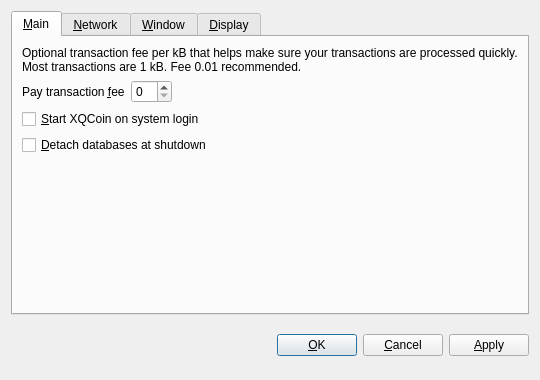
<?xml version="1.0" encoding="UTF-8"?>
<ui version="4.0">
 <class>OptionsDialog</class>
 <widget class="QDialog" name="OptionsDialog">
  <property name="geometry">
   <rect>
    <x>0</x>
    <y>0</y>
    <width>540</width>
    <height>380</height>
   </rect>
  </property>
  <property name="windowTitle">
   <string>Options</string>
  </property>
  <property name="modal">
   <bool>true</bool>
  </property>
  <layout class="QVBoxLayout" name="verticalLayout">
   <item>
    <widget class="QTabWidget" name="tabWidget">
     <property name="tabPosition">
      <enum>QTabWidget::North</enum>
     </property>
     <property name="currentIndex">
      <number>0</number>
     </property>
     <widget class="QWidget" name="tabMain">
      <attribute name="title">
       <string>&amp;Main</string>
      </attribute>
      <layout class="QVBoxLayout" name="verticalLayout_Main">
       <item>
        <widget class="QLabel" name="transactionFeeInfoLabel">
         <property name="text">
          <string>Optional transaction fee per kB that helps make sure your transactions are processed quickly. Most transactions are 1 kB. Fee 0.01 recommended.</string>
         </property>
         <property name="textFormat">
          <enum>Qt::PlainText</enum>
         </property>
         <property name="wordWrap">
          <bool>true</bool>
         </property>
        </widget>
       </item>
       <item>
        <layout class="QHBoxLayout" name="horizontalLayout_Main">
         <item>
          <widget class="QLabel" name="transactionFeeLabel">
           <property name="text">
            <string>Pay transaction &amp;fee</string>
           </property>
           <property name="textFormat">
            <enum>Qt::PlainText</enum>
           </property>
           <property name="buddy">
            <cstring>transactionFee</cstring>
           </property>
          </widget>
         </item>
         <item>
          <widget class="BitcoinAmountField" name="transactionFee"/>
         </item>
         <item>
          <spacer name="horizontalSpacer_Main">
           <property name="orientation">
            <enum>Qt::Horizontal</enum>
           </property>
           <property name="sizeHint" stdset="0">
            <size>
             <width>40</width>
             <height>20</height>
            </size>
           </property>
          </spacer>
         </item>
        </layout>
       </item>
       <item>
        <widget class="QCheckBox" name="bitcoinAtStartup">
         <property name="toolTip">
          <string>Automatically start XQCoin after logging in to the system.</string>
         </property>
         <property name="text">
          <string>&amp;Start XQCoin on system login</string>
         </property>
        </widget>
       </item>
       <item>
        <widget class="QCheckBox" name="detachDatabases">
         <property name="toolTip">
          <string>Detach block and address databases at shutdown. This means they can be moved to another data directory, but it slows down shutdown. The wallet is always detached.</string>
         </property>
         <property name="text">
          <string>&amp;Detach databases at shutdown</string>
         </property>
        </widget>
       </item>
       <item>
        <spacer name="verticalSpacer_Main">
         <property name="orientation">
          <enum>Qt::Vertical</enum>
         </property>
         <property name="sizeHint" stdset="0">
          <size>
           <width>20</width>
           <height>40</height>
          </size>
         </property>
        </spacer>
       </item>
      </layout>
     </widget>
     <widget class="QWidget" name="tabNetwork">
      <attribute name="title">
       <string>&amp;Network</string>
      </attribute>
      <layout class="QVBoxLayout" name="verticalLayout_Network">
       <item>
        <widget class="QCheckBox" name="mapPortUpnp">
         <property name="toolTip">
          <string>Automatically open the XQCoin client port on the router. This only works when your router supports UPnP and it is enabled.</string>
         </property>
         <property name="text">
          <string>Map port using &amp;UPnP</string>
         </property>
        </widget>
       </item>
       <item>
        <widget class="QCheckBox" name="connectSocks">
         <property name="toolTip">
          <string>Connect to the XQCoin network through a SOCKS proxy (e.g. when connecting through Tor).</string>
         </property>
         <property name="text">
          <string>&amp;Connect through SOCKS proxy:</string>
         </property>
        </widget>
       </item>
       <item>
        <layout class="QHBoxLayout" name="horizontalLayout_Network">
         <item>
          <widget class="QLabel" name="proxyIpLabel">
           <property name="text">
            <string>Proxy &amp;IP:</string>
           </property>
           <property name="textFormat">
            <enum>Qt::PlainText</enum>
           </property>
           <property name="buddy">
            <cstring>proxyIp</cstring>
           </property>
          </widget>
         </item>
         <item>
          <widget class="QValidatedLineEdit" name="proxyIp">
           <property name="maximumSize">
            <size>
             <width>140</width>
             <height>16777215</height>
            </size>
           </property>
           <property name="toolTip">
            <string>IP address of the proxy (e.g. 127.0.0.1)</string>
           </property>
          </widget>
         </item>
         <item>
          <widget class="QLabel" name="proxyPortLabel">
           <property name="text">
            <string>&amp;Port:</string>
           </property>
           <property name="textFormat">
            <enum>Qt::PlainText</enum>
           </property>
           <property name="buddy">
            <cstring>proxyPort</cstring>
           </property>
          </widget>
         </item>
         <item>
          <widget class="QLineEdit" name="proxyPort">
           <property name="maximumSize">
            <size>
             <width>55</width>
             <height>16777215</height>
            </size>
           </property>
           <property name="toolTip">
            <string>Port of the proxy (e.g. 9050)</string>
           </property>
          </widget>
         </item>
         <item>
          <widget class="QLabel" name="socksVersionLabel">
           <property name="text">
            <string>SOCKS &amp;Version:</string>
           </property>
           <property name="textFormat">
            <enum>Qt::PlainText</enum>
           </property>
           <property name="buddy">
            <cstring>socksVersion</cstring>
           </property>
          </widget>
         </item>
         <item>
          <widget class="QValueComboBox" name="socksVersion">
           <property name="toolTip">
            <string>SOCKS version of the proxy (e.g. 5)</string>
           </property>
          </widget>
         </item>
         <item>
          <spacer name="horizontalSpacer_Network">
           <property name="orientation">
            <enum>Qt::Horizontal</enum>
           </property>
           <property name="sizeHint" stdset="0">
            <size>
             <width>40</width>
             <height>20</height>
            </size>
           </property>
          </spacer>
         </item>
        </layout>
       </item>
       <item>
        <spacer name="verticalSpacer_Network">
         <property name="orientation">
          <enum>Qt::Vertical</enum>
         </property>
         <property name="sizeHint" stdset="0">
          <size>
           <width>20</width>
           <height>40</height>
          </size>
         </property>
        </spacer>
       </item>
      </layout>
     </widget>
     <widget class="QWidget" name="tabWindow">
      <attribute name="title">
       <string>&amp;Window</string>
      </attribute>
      <layout class="QVBoxLayout" name="verticalLayout_Window">
       <item>
        <widget class="QCheckBox" name="minimizeToTray">
         <property name="toolTip">
          <string>Show only a tray icon after minimizing the window.</string>
         </property>
         <property name="text">
          <string>&amp;Minimize to the tray instead of the taskbar</string>
         </property>
        </widget>
       </item>
       <item>
        <widget class="QCheckBox" name="minimizeOnClose">
         <property name="toolTip">
          <string>Minimize instead of exit the application when the window is closed. When this option is enabled, the application will be closed only after selecting Quit in the menu.</string>
         </property>
         <property name="text">
          <string>M&amp;inimize on close</string>
         </property>
        </widget>
       </item>
       <item>
        <spacer name="verticalSpacer_Window">
         <property name="orientation">
          <enum>Qt::Vertical</enum>
         </property>
         <property name="sizeHint" stdset="0">
          <size>
           <width>20</width>
           <height>40</height>
          </size>
         </property>
        </spacer>
       </item>
      </layout>
     </widget>
     <widget class="QWidget" name="tabDisplay">
      <attribute name="title">
       <string>&amp;Display</string>
      </attribute>
      <layout class="QVBoxLayout" name="verticalLayout_Display">
       <item>
        <layout class="QHBoxLayout" name="horizontalLayout_1_Display">
         <item>
          <widget class="QLabel" name="langLabel">
           <property name="text">
            <string>User Interface &amp;language:</string>
           </property>
           <property name="textFormat">
            <enum>Qt::PlainText</enum>
           </property>
           <property name="buddy">
            <cstring>lang</cstring>
           </property>
          </widget>
         </item>
         <item>
          <widget class="QValueComboBox" name="lang">
           <property name="toolTip">
            <string>The user interface language can be set here. This setting will take effect after restarting XQCoin.</string>
           </property>
          </widget>
         </item>
        </layout>
       </item>
       <item>
        <layout class="QHBoxLayout" name="horizontalLayout_2_Display">
         <item>
          <widget class="QLabel" name="unitLabel">
           <property name="text">
            <string>&amp;Unit to show amounts in:</string>
           </property>
           <property name="textFormat">
            <enum>Qt::PlainText</enum>
           </property>
           <property name="buddy">
            <cstring>unit</cstring>
           </property>
          </widget>
         </item>
         <item>
          <widget class="QValueComboBox" name="unit">
           <property name="toolTip">
            <string>Choose the default subdivision unit to show in the interface and when sending coins.</string>
           </property>
          </widget>
         </item>
        </layout>
       </item>
       <item>
        <widget class="QCheckBox" name="displayAddresses">
         <property name="toolTip">
          <string>Whether to show XQCoin addresses in the transaction list or not.</string>
         </property>
         <property name="text">
          <string>&amp;Display addresses in transaction list</string>
         </property>
        </widget>
       </item>
       <item>
        <spacer name="verticalSpacer_Display">
         <property name="orientation">
          <enum>Qt::Vertical</enum>
         </property>
         <property name="sizeHint" stdset="0">
          <size>
           <width>20</width>
           <height>40</height>
          </size>
         </property>
        </spacer>
       </item>
      </layout>
     </widget>
    </widget>
   </item>
   <item>
    <layout class="QHBoxLayout" name="horizontalLayout_Buttons">
     <item>
      <spacer name="horizontalSpacer_1">
       <property name="orientation">
        <enum>Qt::Horizontal</enum>
       </property>
       <property name="sizeHint" stdset="0">
        <size>
         <width>40</width>
         <height>48</height>
        </size>
       </property>
      </spacer>
     </item>
     <item>
      <widget class="QLabel" name="statusLabel">
       <property name="font">
        <font>
         <weight>75</weight>
         <bold>true</bold>
        </font>
       </property>
       <property name="text">
        <string/>
       </property>
       <property name="textFormat">
        <enum>Qt::PlainText</enum>
       </property>
       <property name="wordWrap">
        <bool>true</bool>
       </property>
      </widget>
     </item>
     <item>
      <spacer name="horizontalSpacer_2">
       <property name="orientation">
        <enum>Qt::Horizontal</enum>
       </property>
       <property name="sizeHint" stdset="0">
        <size>
         <width>40</width>
         <height>48</height>
        </size>
       </property>
      </spacer>
     </item>
     <item>
      <widget class="QPushButton" name="okButton">
       <property name="text">
        <string>&amp;OK</string>
       </property>
      </widget>
     </item>
     <item>
      <widget class="QPushButton" name="cancelButton">
       <property name="text">
        <string>&amp;Cancel</string>
       </property>
       <property name="autoDefault">
        <bool>false</bool>
       </property>
      </widget>
     </item>
     <item>
      <widget class="QPushButton" name="applyButton">
       <property name="text">
        <string>&amp;Apply</string>
       </property>
       <property name="autoDefault">
        <bool>false</bool>
       </property>
      </widget>
     </item>
    </layout>
   </item>
  </layout>
 </widget>
 <customwidgets>
  <customwidget>
   <class>BitcoinAmountField</class>
   <extends>QSpinBox</extends>
   <header>bitcoinamountfield.h</header>
  </customwidget>
  <customwidget>
   <class>QValueComboBox</class>
   <extends>QComboBox</extends>
   <header>qvaluecombobox.h</header>
  </customwidget>
  <customwidget>
   <class>QValidatedLineEdit</class>
   <extends>QLineEdit</extends>
   <header>qvalidatedlineedit.h</header>
  </customwidget>
 </customwidgets>
 <resources/>
 <connections/>
</ui>
